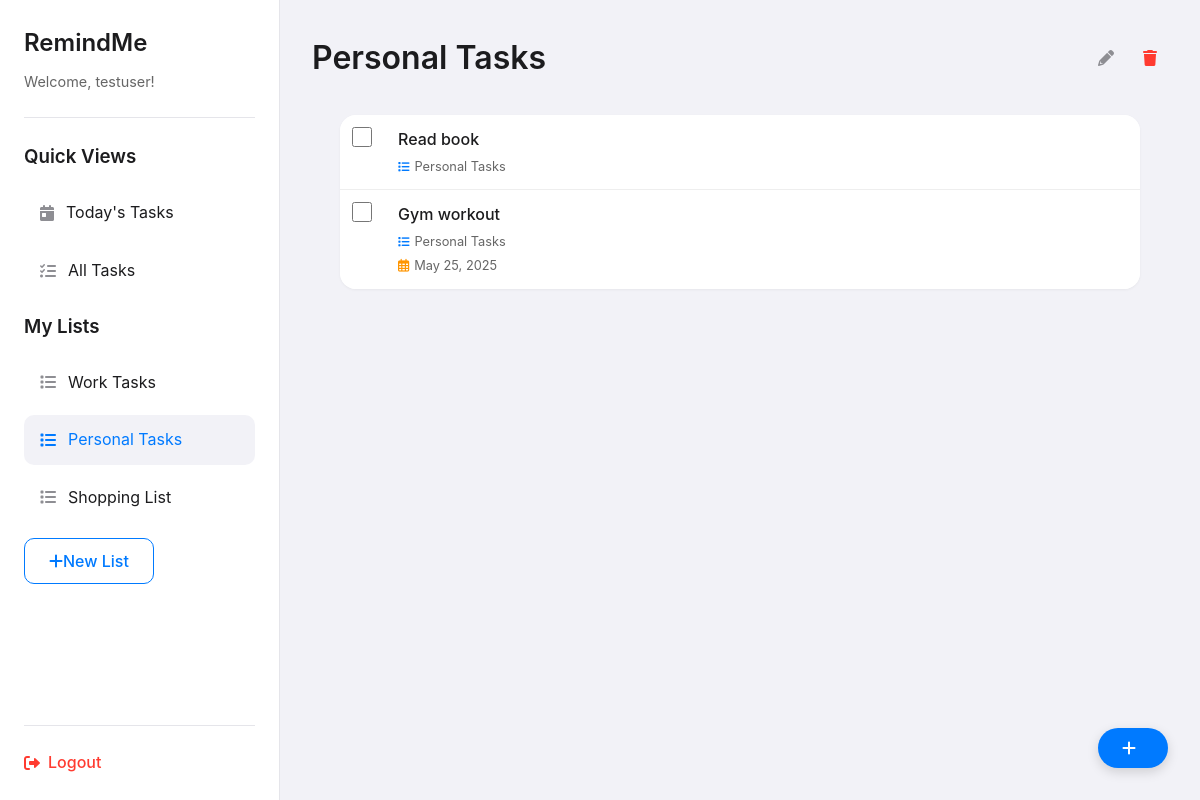
The page /dashboard.php?view=list&list_id=2 (signed in) on the database its author committed.
### tables this page shows
CREATE TABLE IF NOT EXISTS lists (
    id INT PRIMARY KEY AUTO_INCREMENT,
    user_id INT NOT NULL,
    title VARCHAR(255) NOT NULL,
    created_at TIMESTAMP DEFAULT CURRENT_TIMESTAMP,
    FOREIGN KEY (user_id) REFERENCES users(id) ON DELETE CASCADE
);

CREATE TABLE IF NOT EXISTS tasks (
    id INT PRIMARY KEY AUTO_INCREMENT,
    list_id INT NOT NULL,
    title VARCHAR(255) NOT NULL,
    status ENUM('pending', 'completed') DEFAULT 'pending',
    due_date DATETIME NULL,
    created_at TIMESTAMP DEFAULT CURRENT_TIMESTAMP,
    FOREIGN KEY (list_id) REFERENCES lists(id) ON DELETE CASCADE
);

### dashboard.php (the view, shortened to what this page needs)
<?php
include 'includes/db.php';
$user_id = $_SESSION['user_id'];
$username = $_SESSION['username'];
$view = $_GET['view'] ?? 'all';
$current_list_id = isset($_GET['list_id']) ? (int)$_GET['list_id'] : 0;
$stmt = $pdo->prepare("SELECT * FROM lists WHERE user_id = ? ORDER BY created_at DESC");
$stmt->execute([$user_id]);
$lists = $stmt->fetchAll();
$tasks = [];
$current_list_title = '';
switch ($view) {
    default:
        if ($current_list_id) {
            foreach ($lists as $list) {
                if ($list['id'] == $current_list_id) {
                    $current_list_title = $list['title'];
                    break;
                }
            }
            $stmt = $pdo->prepare("
                SELECT t.*, l.title as list_title
                FROM tasks t
                JOIN lists l ON t.list_id = l.id
                WHERE t.list_id = ?
                ORDER BY t.status, t.due_date ASC
            ");
            $stmt->execute([$current_list_id]);
            $tasks = $stmt->fetchAll();
        }
}
?>
<!DOCTYPE html>
<html lang="en">
<head>
    <link rel="stylesheet" href="assets/css/style.css">
    <link rel="stylesheet" href="https://cdnjs.cloudflare.com/ajax/libs/font-awesome/6.0.0-beta3/css/all.min.css">
</head>
<body class="ios-style">
    <div class="app-container">
        <div class="sidebar">
            <div class="sidebar-header">
                <h2>RemindMe</h2>
                <p>Welcome, <?php echo htmlspecialchars($username); ?>!</p>
            </div>
            <div class="lists-container">
                <h3>Quick Views</h3>
                <ul class="lists-menu">
                    <li class="<?php echo $view === 'today' ? 'active' : ''; ?>">
                        <a href="dashboard.php?view=today">
                            <i class="fas fa-calendar-day"></i>
                            Today's Tasks
                        </a>
                    </li>
                    <li class="<?php echo $view === 'all' ? 'active' : ''; ?>">
                        <a href="dashboard.php?view=all">
                            <i class="fas fa-tasks"></i>
                            All Tasks
                        </a>
                    </li>
                </ul>
                <h3>My Lists</h3>
                <ul class="lists-menu">
                    <?php foreach ($lists as $list): ?>
                        <li class="<?php echo $list['id'] == $current_list_id && $view === 'list' ? 'active' : ''; ?>">
                            <a href="dashboard.php?view=list&list_id=<?php echo $list['id']; ?>">
                                <i class="fas fa-list"></i>
                                <?php echo htmlspecialchars($list['title']); ?>
                            </a>
                        </li>
                    <?php endforeach; ?>
                </ul>
                <button id="add-list-btn" class="ios-button secondary">
                    <i class="fas fa-plus"></i> New List
                </button>
            </div>
            <div class="sidebar-footer">
                <a href="includes/logout.php" class="logout-btn">
                    <i class="fas fa-sign-out-alt"></i> Logout
                </a>
            </div>
        </div>
        <div class="main-content">
            <div class="content-header">
                <h1><?php echo htmlspecialchars($current_list_title); ?></h1>
                <?php if ($view === 'list' && $current_list_id): ?>
                    <div class="list-actions">
                        <button class="ios-icon-button" id="edit-list-btn" data-list-id="<?php echo $current_list_id; ?>">
                            <i class="fas fa-pencil-alt"></i>
                        </button>
                        <button class="ios-icon-button danger" id="delete-list-btn" data-list-id="<?php echo $current_list_id; ?>">
                            <i class="fas fa-trash"></i>
                        </button>
                    </div>
                <?php endif; ?>
            </div>
            <div class="tasks-container">
                <?php if (!empty($tasks)): ?>
                    <div class="tasks-list">
                        <?php foreach ($tasks as $task): ?>
                            <div class="task-item <?php echo $task['status'] === 'completed' ? 'completed' : ''; ?>" data-task-id="<?php echo $task['id']; ?>">
                                <div class="task-checkbox">
                                    <input type="checkbox" <?php echo $task['status'] === 'completed' ? 'checked' : ''; ?>>
                                </div>
                                <div class="task-content">
                                    <div class="task-title"><?php echo htmlspecialchars($task['title']); ?></div>
                                    <div class="task-list-name">
                                        <i class="fas fa-list"></i>
                                        <?php echo htmlspecialchars($task['list_title']); ?>
                                    </div>
                                    <?php if ($task['due_date']): ?>
                                        <div class="task-due-date">
                                            <i class="far fa-calendar-alt"></i>
                                            <?php echo date('M j, Y', strtotime($task['due_date'])); ?>
                                        </div>
                                    <?php endif; ?>
                                </div>
                            </div>
                        <?php endforeach; ?>
                    </div>
                <?php endif; ?>
                <?php if ($view === 'list'): ?>
                    <button id="add-task-btn" class="ios-button primary floating-btn">
                        <i class="fas fa-plus"></i>
                    </button>
                <?php endif; ?>
            </div>
        </div>
    </div>
</body>
</html>

### assets/css/style.css (style rules this page uses)
* { margin: 0; padding: 0; box-sizing: border-box; font-family: -apple-system, BlinkMacSystemFont, 'Segoe UI', Roboto, Oxygen, Ubuntu, Cantarell, 'Open Sans', 'Helvetica Neue', sans-serif; }
body.ios-style { background-color: #f2f2f7; color: #1c1c1e; line-height: 1.6; }
h1, h2, h3, h4, h5, h6 { font-weight: 600; color: #1c1c1e; }
.ios-button { text-align: center; display: inline-flex; align-items: center; justify-content: center; padding: 0.75rem 1.5rem; border-radius: 10px; border: none; font-size: 1rem; font-weight: 500; cursor: pointer; transition: all 0.2s ease; text-decoration: none; }
.ios-button.primary { background-color: #007aff; color: white; }
.ios-button.secondary { background-color: transparent; color: #007aff; border: 1px solid #007aff; }
.ios-button.floating-btn { position: fixed; bottom: 2rem; right: 2rem; width: 56px; height: 56px; border-radius: 50%; box-shadow: 0 4px 12px rgba(0, 0, 0, 0.15); padding: 0; font-size: 1.5rem; z-index: 100; }
.ios-button.floating-btn i { margin-right: 0; font-size: 1.4rem; }
.ios-icon-button { background: none; border: none; color: #8e8e93; font-size: 1rem; cursor: pointer; padding: 0.5rem; border-radius: 50%; width: 36px; height: 36px; display: inline-flex; align-items: center; justify-content: center; transition: all 0.2s ease; }
.ios-icon-button.danger { color: #ff3b30; }
.app-container { display: flex; min-height: 100vh; }
.sidebar { width: 280px; background-color: white; border-right: 1px solid #e5e5ea; padding: 1.5rem; display: flex; flex-direction: column; }
.sidebar-header { padding-bottom: 1.5rem; border-bottom: 1px solid #e5e5ea; margin-bottom: 1.5rem; }
.sidebar-header h2 { font-size: 1.5rem; margin-bottom: 0.5rem; }
.sidebar-header p { color: #666; font-size: 0.9em; margin-top: 5px; }
.lists-container { flex: 1; }
.lists-menu { list-style: none; margin: 1rem 0; }
.lists-menu li { margin-bottom: 0.5rem; }
.lists-menu li a { display: flex; align-items: center; padding: 0.75rem 1rem; border-radius: 10px; color: #1c1c1e; text-decoration: none; transition: all 0.2s ease; }
.lists-menu li a i { margin-right: 0.75rem; color: #8e8e93; }
.lists-menu li.active a { background-color: #f2f2f7; color: #007aff; }
.lists-menu li.active a i { color: #007aff; }
.sidebar-footer { margin-top: auto; padding-top: 1.5rem; border-top: 1px solid #e5e5ea; }
.logout-btn { display: flex; align-items: center; color: #ff3b30; text-decoration: none; font-weight: 500; }
.logout-btn i { margin-right: 0.5rem; }
.main-content { flex: 1; padding: 2rem; background-color: #f2f2f7; }
.content-header { display: flex; justify-content: space-between; align-items: center; margin-bottom: 2rem; }
.list-actions { display: flex; gap: 0.5rem; }
.tasks-container { max-width: 800px; margin: 0 auto; }
.tasks-list { background-color: white; border-radius: 16px; overflow: hidden; box-shadow: 0 1px 3px rgba(0, 0, 0, 0.05); }
.task-item { display: flex; align-items: flex-start; padding: 12px; border-bottom: 1px solid #eee; background: white; transition: background-color 0.2s; }
.task-item:last-child { border-bottom: none; }
.task-checkbox { margin-right: 1rem; }
.task-checkbox input { width: 20px; height: 20px; accent-color: #007aff; cursor: pointer; }
.task-content { flex: 1; min-width: 0; padding: 0 10px; }
.task-title { font-weight: 500; margin-bottom: 2px; }
.task-due-date { font-size: 0.8em; color: #666; margin-top: 4px; display: flex; align-items: center; gap: 5px; }
.task-due-date i { color: #FF9500; }
.task-list-name { font-size: 0.8em; color: #666; margin-top: 4px; display: flex; align-items: center; gap: 5px; }
.task-list-name i { font-size: 0.9em; color: #007AFF; }
@media (min-width: 768px) { .ios-button.floating-btn { width: auto; height: auto; border-radius: 25px; padding: 12px 24px; font-size: 1rem; } }
@media (min-width: 768px) { .ios-button.floating-btn i { margin-right: 8px; font-size: 1rem; } }

### rows shown on the page
lists: title "Work Tasks"
lists: title "Personal Tasks"
lists: title "Shopping List"
tasks: title "Read book", list.title "Personal Tasks"
tasks: title "Gym workout", list.title "Personal Tasks", due_date "May 25, 2025"

### other values the page prints
$username "testuser"
